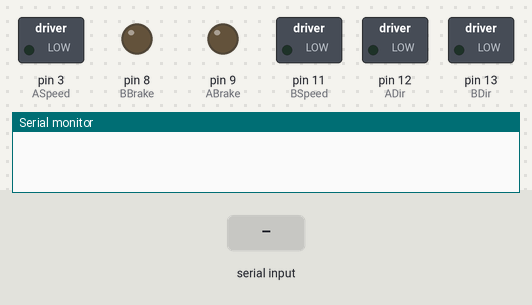
This sketch was run on a simulated Arduino Uno, built with avr-gcc and run on an emulated ATmega328P. Parts: switched loads named in the sketch (green lamp = pin HIGH), output pins drawn as LEDs (lit = HIGH), the last lines printed to the serial monitor. The inputs (shaded band) are chosen by the test bench.

Above: at 1.2 s.
1.3 s: "F" received over the second serial link
At 1.7 s:
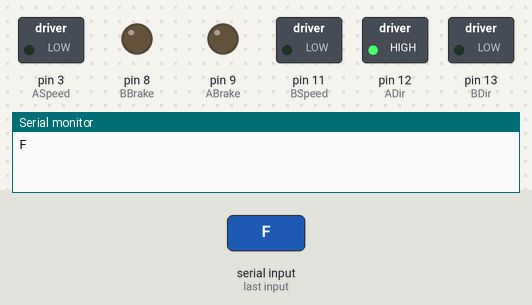
2.8 s: "B" received over the second serial link
At 4.0 s:
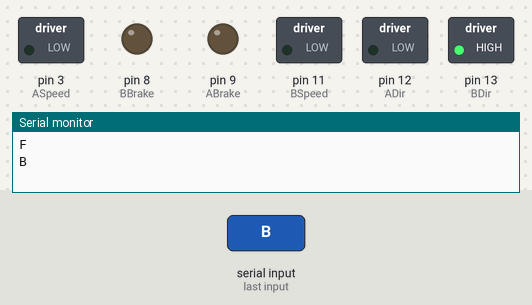
4.3 s: "L" received over the second serial link
At 5.2 s:
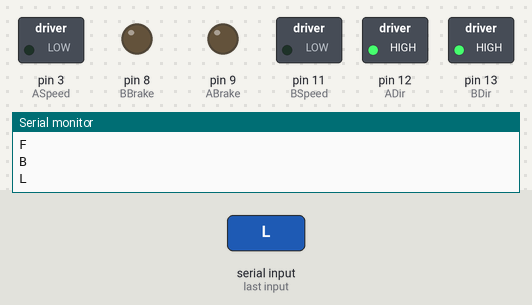
5.8 s: "R" received over the second serial link
At 6.3 s:
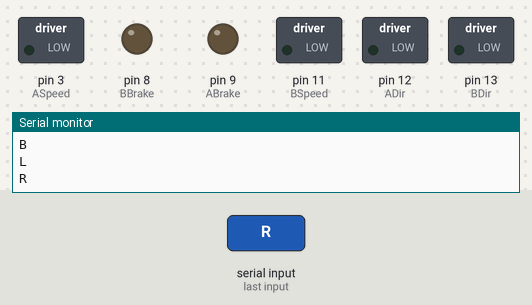
Timing chart, 0 to 8.3 s (numbered marks = the images above; inputs shaded):
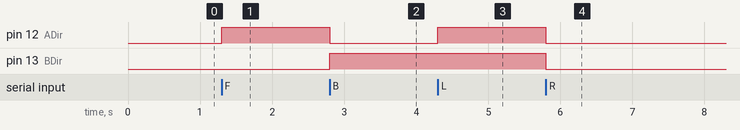

Measured:
- after the input at 1.3 s, pin 12 (ADir): LOW → HIGH at once
- after the input at 2.8 s, pin 12 (ADir): HIGH → LOW at once; pin 13 (BDir): LOW → HIGH at once
- after the input at 4.3 s, pin 12 (ADir): LOW → HIGH at once
- after the input at 5.8 s, pin 12 (ADir), pin 13 (BDir): HIGH → LOW at once

The sketch:

Electrocar.ino
```cpp
//
//Electrocar
//Firmware for Arduino board on electric car. Communicates with controller via HC-05 BlueTooth Modules.
//By Zach Rash
//

#define BT_RX_PIN 10 //BlueTooth pins
#define BT_TX_PIN 7

#define ASpeed 3
#define BSpeed 11
#define ABrake 9
#define BBrake 8
#define ADir 12
#define BDir 13


#include <SoftwareSerial.h>
SoftwareSerial BTserial(BT_RX_PIN, BT_TX_PIN);

char message;

void setup() {
  Serial.begin(9600);
  BTserial.begin(38400);
  pinMode(12, OUTPUT);
  pinMode(9, OUTPUT);
  pinMode(13, OUTPUT);
  pinMode(8, OUTPUT);

  digitalWrite(ABrake, LOW);  // No brakes
  digitalWrite(BBrake, LOW);
}
void loop() {

  // Check for BT signal.
  if (BTserial.available() > 0) {
    message = BTserial.read();
    Serial.println(message);

    // Polarities on motor B reversed -> BDir pin LOW = forward
    if (message == 'F') {
      analogWrite(ASpeed, 255);
      analogWrite(BSpeed, 255);
      digitalWrite(ADir, HIGH);
      digitalWrite(BDir, LOW);
      }

    else if (message == 'B') {
      analogWrite(ASpeed, 255);
      analogWrite(BSpeed, 255);
      digitalWrite(ADir, LOW);
      digitalWrite(BDir, HIGH);
      }

    else if (message == 'L') {
      analogWrite(ASpeed, 255);
      analogWrite(BSpeed, 255);
      digitalWrite(ADir, HIGH);
      digitalWrite(BDir, HIGH);
      }

   else if (message == 'R') {
      analogWrite(ASpeed, 255);
      analogWrite(BSpeed, 255);
      digitalWrite(ADir, LOW);
      digitalWrite(BDir, LOW);
      }

    else {
      analogWrite(ASpeed, 0);
      analogWrite(BSpeed, 0);
      }

   }
  else {
    analogWrite(ASpeed, 0);
    analogWrite(BSpeed, 0);
  }
}
```
